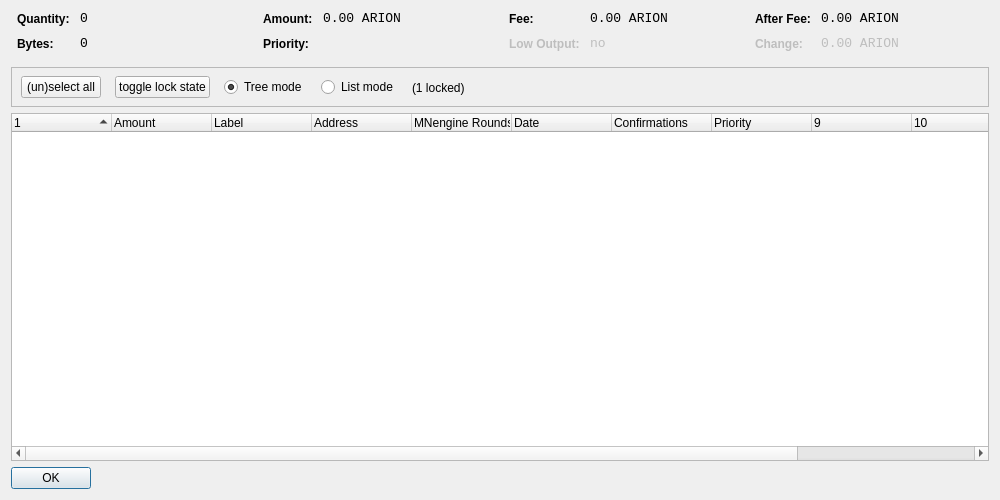
<?xml version="1.0" encoding="UTF-8"?>
<ui version="4.0">
 <class>CoinControlDialog</class>
 <widget class="QDialog" name="CoinControlDialog">
  <property name="geometry">
   <rect>
    <x>0</x>
    <y>0</y>
    <width>1000</width>
    <height>500</height>
   </rect>
  </property>
  <property name="windowTitle">
   <string>Coin Control</string>
  </property>
  <property name="styleSheet">
   <string notr="true"/>
  </property>
  <layout class="QVBoxLayout" name="verticalLayout">
   <item>
    <layout class="QHBoxLayout" name="horizontalLayoutTop" stretch="0,0,0,0">
     <property name="topMargin">
      <number>0</number>
     </property>
     <property name="bottomMargin">
      <number>10</number>
     </property>
     <item>
      <layout class="QFormLayout" name="formLayoutCoinControl1">
       <property name="horizontalSpacing">
        <number>10</number>
       </property>
       <property name="verticalSpacing">
        <number>10</number>
       </property>
       <property name="leftMargin">
        <number>6</number>
       </property>
       <property name="rightMargin">
        <number>6</number>
       </property>
       <item row="0" column="0">
        <widget class="QLabel" name="labelCoinControlQuantityText">
         <property name="styleSheet">
          <string notr="true">font-weight:bold;</string>
         </property>
         <property name="text">
          <string>Quantity:</string>
         </property>
        </widget>
       </item>
       <item row="0" column="1">
        <widget class="QLabel" name="labelCoinControlQuantity">
         <property name="font">
          <font>
           <family>Monospace</family>
           <pointsize>10</pointsize>
          </font>
         </property>
         <property name="cursor">
          <cursorShape>IBeamCursor</cursorShape>
         </property>
         <property name="contextMenuPolicy">
          <enum>Qt::ActionsContextMenu</enum>
         </property>
         <property name="text">
          <string notr="true">0</string>
         </property>
         <property name="textInteractionFlags">
          <set>Qt::LinksAccessibleByMouse|Qt::TextSelectableByKeyboard|Qt::TextSelectableByMouse</set>
         </property>
        </widget>
       </item>
       <item row="1" column="0">
        <widget class="QLabel" name="labelCoinControlBytesText">
         <property name="styleSheet">
          <string notr="true">font-weight:bold;</string>
         </property>
         <property name="text">
          <string>Bytes:</string>
         </property>
        </widget>
       </item>
       <item row="1" column="1">
        <widget class="QLabel" name="labelCoinControlBytes">
         <property name="font">
          <font>
           <family>Monospace</family>
           <pointsize>10</pointsize>
          </font>
         </property>
         <property name="cursor">
          <cursorShape>IBeamCursor</cursorShape>
         </property>
         <property name="contextMenuPolicy">
          <enum>Qt::ActionsContextMenu</enum>
         </property>
         <property name="text">
          <string notr="true">0</string>
         </property>
         <property name="textInteractionFlags">
          <set>Qt::LinksAccessibleByMouse|Qt::TextSelectableByKeyboard|Qt::TextSelectableByMouse</set>
         </property>
        </widget>
       </item>
      </layout>
     </item>
     <item>
      <layout class="QFormLayout" name="formLayoutCoinControl2">
       <property name="horizontalSpacing">
        <number>10</number>
       </property>
       <property name="verticalSpacing">
        <number>10</number>
       </property>
       <property name="leftMargin">
        <number>6</number>
       </property>
       <property name="rightMargin">
        <number>6</number>
       </property>
       <item row="0" column="0">
        <widget class="QLabel" name="labelCoinControlAmountText">
         <property name="styleSheet">
          <string notr="true">font-weight:bold;</string>
         </property>
         <property name="text">
          <string>Amount:</string>
         </property>
        </widget>
       </item>
       <item row="0" column="1">
        <widget class="QLabel" name="labelCoinControlAmount">
         <property name="font">
          <font>
           <family>Monospace</family>
           <pointsize>10</pointsize>
          </font>
         </property>
         <property name="cursor">
          <cursorShape>IBeamCursor</cursorShape>
         </property>
         <property name="contextMenuPolicy">
          <enum>Qt::ActionsContextMenu</enum>
         </property>
         <property name="text">
          <string notr="true">0.00 ARION</string>
         </property>
         <property name="textInteractionFlags">
          <set>Qt::LinksAccessibleByMouse|Qt::TextSelectableByKeyboard|Qt::TextSelectableByMouse</set>
         </property>
        </widget>
       </item>
       <item row="1" column="0">
        <widget class="QLabel" name="labelCoinControlPriorityText">
         <property name="styleSheet">
          <string notr="true">font-weight:bold;</string>
         </property>
         <property name="text">
          <string>Priority:</string>
         </property>
        </widget>
       </item>
       <item row="1" column="1">
        <widget class="QLabel" name="labelCoinControlPriority">
         <property name="font">
          <font>
           <family>Monospace</family>
           <pointsize>10</pointsize>
          </font>
         </property>
         <property name="cursor">
          <cursorShape>IBeamCursor</cursorShape>
         </property>
         <property name="contextMenuPolicy">
          <enum>Qt::ActionsContextMenu</enum>
         </property>
         <property name="text">
          <string/>
         </property>
         <property name="textInteractionFlags">
          <set>Qt::LinksAccessibleByMouse|Qt::TextSelectableByKeyboard|Qt::TextSelectableByMouse</set>
         </property>
        </widget>
       </item>
      </layout>
     </item>
     <item>
      <layout class="QFormLayout" name="formLayoutCoinControl3">
       <property name="horizontalSpacing">
        <number>10</number>
       </property>
       <property name="verticalSpacing">
        <number>10</number>
       </property>
       <property name="leftMargin">
        <number>6</number>
       </property>
       <property name="rightMargin">
        <number>6</number>
       </property>
       <item row="0" column="0">
        <widget class="QLabel" name="labelCoinControlFeeText">
         <property name="styleSheet">
          <string notr="true">font-weight:bold;</string>
         </property>
         <property name="text">
          <string>Fee:</string>
         </property>
        </widget>
       </item>
       <item row="0" column="1">
        <widget class="QLabel" name="labelCoinControlFee">
         <property name="font">
          <font>
           <family>Monospace</family>
           <pointsize>10</pointsize>
          </font>
         </property>
         <property name="cursor">
          <cursorShape>IBeamCursor</cursorShape>
         </property>
         <property name="contextMenuPolicy">
          <enum>Qt::ActionsContextMenu</enum>
         </property>
         <property name="text">
          <string notr="true">0.00 ARION</string>
         </property>
         <property name="textInteractionFlags">
          <set>Qt::LinksAccessibleByMouse|Qt::TextSelectableByKeyboard|Qt::TextSelectableByMouse</set>
         </property>
        </widget>
       </item>
       <item row="1" column="0">
        <widget class="QLabel" name="labelCoinControlLowOutputText">
         <property name="enabled">
          <bool>false</bool>
         </property>
         <property name="styleSheet">
          <string notr="true">font-weight:bold;</string>
         </property>
         <property name="text">
          <string>Low Output:</string>
         </property>
        </widget>
       </item>
       <item row="1" column="1">
        <widget class="QLabel" name="labelCoinControlLowOutput">
         <property name="enabled">
          <bool>false</bool>
         </property>
         <property name="font">
          <font>
           <family>Monospace</family>
           <pointsize>10</pointsize>
          </font>
         </property>
         <property name="cursor">
          <cursorShape>IBeamCursor</cursorShape>
         </property>
         <property name="contextMenuPolicy">
          <enum>Qt::ActionsContextMenu</enum>
         </property>
         <property name="text">
          <string notr="true">no</string>
         </property>
         <property name="textInteractionFlags">
          <set>Qt::LinksAccessibleByMouse|Qt::TextSelectableByKeyboard|Qt::TextSelectableByMouse</set>
         </property>
        </widget>
       </item>
      </layout>
     </item>
     <item>
      <layout class="QFormLayout" name="formLayoutCoinControl4">
       <property name="horizontalSpacing">
        <number>10</number>
       </property>
       <property name="verticalSpacing">
        <number>10</number>
       </property>
       <property name="leftMargin">
        <number>6</number>
       </property>
       <property name="rightMargin">
        <number>6</number>
       </property>
       <item row="0" column="0">
        <widget class="QLabel" name="labelCoinControlAfterFeeText">
         <property name="styleSheet">
          <string notr="true">font-weight:bold;</string>
         </property>
         <property name="text">
          <string>After Fee:</string>
         </property>
        </widget>
       </item>
       <item row="0" column="1">
        <widget class="QLabel" name="labelCoinControlAfterFee">
         <property name="font">
          <font>
           <family>Monospace</family>
           <pointsize>10</pointsize>
          </font>
         </property>
         <property name="cursor">
          <cursorShape>IBeamCursor</cursorShape>
         </property>
         <property name="contextMenuPolicy">
          <enum>Qt::ActionsContextMenu</enum>
         </property>
         <property name="text">
          <string notr="true">0.00 ARION</string>
         </property>
         <property name="textInteractionFlags">
          <set>Qt::LinksAccessibleByMouse|Qt::TextSelectableByKeyboard|Qt::TextSelectableByMouse</set>
         </property>
        </widget>
       </item>
       <item row="1" column="0">
        <widget class="QLabel" name="labelCoinControlChangeText">
         <property name="enabled">
          <bool>false</bool>
         </property>
         <property name="styleSheet">
          <string notr="true">font-weight:bold;</string>
         </property>
         <property name="text">
          <string>Change:</string>
         </property>
        </widget>
       </item>
       <item row="1" column="1">
        <widget class="QLabel" name="labelCoinControlChange">
         <property name="enabled">
          <bool>false</bool>
         </property>
         <property name="font">
          <font>
           <family>Monospace</family>
           <pointsize>10</pointsize>
          </font>
         </property>
         <property name="cursor">
          <cursorShape>IBeamCursor</cursorShape>
         </property>
         <property name="contextMenuPolicy">
          <enum>Qt::ActionsContextMenu</enum>
         </property>
         <property name="text">
          <string notr="true">0.00 ARION</string>
         </property>
         <property name="textInteractionFlags">
          <set>Qt::LinksAccessibleByMouse|Qt::TextSelectableByKeyboard|Qt::TextSelectableByMouse</set>
         </property>
        </widget>
       </item>
      </layout>
     </item>
    </layout>
   </item>
   <item>
    <widget class="QFrame" name="frame">
     <property name="minimumSize">
      <size>
       <width>0</width>
       <height>40</height>
      </size>
     </property>
     <property name="frameShape">
      <enum>QFrame::StyledPanel</enum>
     </property>
     <property name="frameShadow">
      <enum>QFrame::Sunken</enum>
     </property>
     <widget class="QWidget" name="horizontalLayoutWidget">
      <property name="geometry">
       <rect>
        <x>10</x>
        <y>0</y>
        <width>781</width>
        <height>41</height>
       </rect>
      </property>
      <layout class="QHBoxLayout" name="horizontalLayoutPanel" stretch="0,0,0,0,0">
       <property name="spacing">
        <number>14</number>
       </property>
       <item>
        <widget class="QPushButton" name="pushButtonSelectAll">
         <property name="sizePolicy">
          <sizepolicy hsizetype="Maximum" vsizetype="Fixed">
           <horstretch>0</horstretch>
           <verstretch>0</verstretch>
          </sizepolicy>
         </property>
         <property name="text">
          <string>(un)select all</string>
         </property>
        </widget>
       </item>
        <item>
         <widget class="QPushButton" name="pushButtonToggleLock">
          <property name="sizePolicy">
           <sizepolicy hsizetype="Maximum" vsizetype="Fixed">
            <horstretch>0</horstretch>
            <verstretch>0</verstretch>
           </sizepolicy>
          </property>
          <property name="text">
           <string>toggle lock state</string>
          </property>
          <property name="autoDefault">
           <bool>false</bool>
          </property>
         </widget>
        </item>
       <item>
        <widget class="QRadioButton" name="radioTreeMode">
         <property name="sizePolicy">
          <sizepolicy hsizetype="Maximum" vsizetype="Fixed">
           <horstretch>0</horstretch>
           <verstretch>0</verstretch>
          </sizepolicy>
         </property>
         <property name="text">
          <string>Tree mode</string>
         </property>
         <property name="checked">
          <bool>true</bool>
         </property>
        </widget>
       </item>
       <item>
        <widget class="QRadioButton" name="radioListMode">
         <property name="sizePolicy">
          <sizepolicy hsizetype="Maximum" vsizetype="Fixed">
           <horstretch>0</horstretch>
           <verstretch>0</verstretch>
          </sizepolicy>
         </property>
         <property name="text">
          <string>List mode</string>
         </property>
        </widget>
       </item>
        <item>
         <widget class="QLabel" name="labelLocked">
          <property name="text">
           <string>(1 locked)</string>
          </property>
         </widget>
        </item>
       <item>
        <spacer name="horizontalSpacer">
         <property name="orientation">
          <enum>Qt::Horizontal</enum>
         </property>
         <property name="sizeHint" stdset="0">
          <size>
           <width>40</width>
           <height>20</height>
          </size>
         </property>
        </spacer>
       </item>
      </layout>
     </widget>
    </widget>
   </item>
   <item>
    <widget class="CoinControlTreeWidget" name="treeWidget">
     <property name="contextMenuPolicy">
      <enum>Qt::CustomContextMenu</enum>
     </property>
     <property name="sortingEnabled">
      <bool>false</bool>
     </property>
     <property name="columnCount">
      <number>12</number>
     </property>
     <attribute name="headerShowSortIndicator" stdset="0">
      <bool>true</bool>
     </attribute>
     <attribute name="headerStretchLastSection">
      <bool>false</bool>
     </attribute>
     <column>
      <property name="text">
       <string/>
      </property>
     </column>
     <column>
      <property name="text">
       <string>Amount</string>
      </property>
     </column>
     <column>
      <property name="text">
       <string>Label</string>
      </property>
     </column>
     <column>
      <property name="text">
       <string>Address</string>
      </property>
     </column>
     <column>
      <property name="text">
       <string>MNengine Rounds</string>
      </property>
     </column>
     <column>
      <property name="text">
       <string>Date</string>
      </property>
     </column>
     <column>
      <property name="text">
       <string>Confirmations</string>
      </property>
      <property name="toolTip">
       <string>Confirmed</string>
      </property>
     </column>
     <column>
      <property name="text">
       <string>Priority</string>
      </property>
     </column>
     <column>
      <property name="text">
       <string/>
      </property>
     </column>
     <column>
      <property name="text">
       <string/>
      </property>
     </column>
     <column>
      <property name="text">
       <string/>
      </property>
     </column>
     <column>
      <property name="text">
       <string/>
      </property>
     </column>
    </widget>
   </item>
   <item>
    <widget class="QDialogButtonBox" name="buttonBox">
     <property name="sizePolicy">
      <sizepolicy hsizetype="Maximum" vsizetype="Fixed">
       <horstretch>0</horstretch>
       <verstretch>0</verstretch>
      </sizepolicy>
     </property>
     <property name="orientation">
      <enum>Qt::Horizontal</enum>
     </property>
     <property name="standardButtons">
      <set>QDialogButtonBox::Ok</set>
     </property>
    </widget>
   </item>
  </layout>
 </widget>
 <customwidgets>
  <customwidget>
   <class>CoinControlTreeWidget</class>
   <extends>QTreeWidget</extends>
   <header>coincontroltreewidget.h</header>
  </customwidget>
 </customwidgets>
 <resources/>
 <connections/>
</ui>
